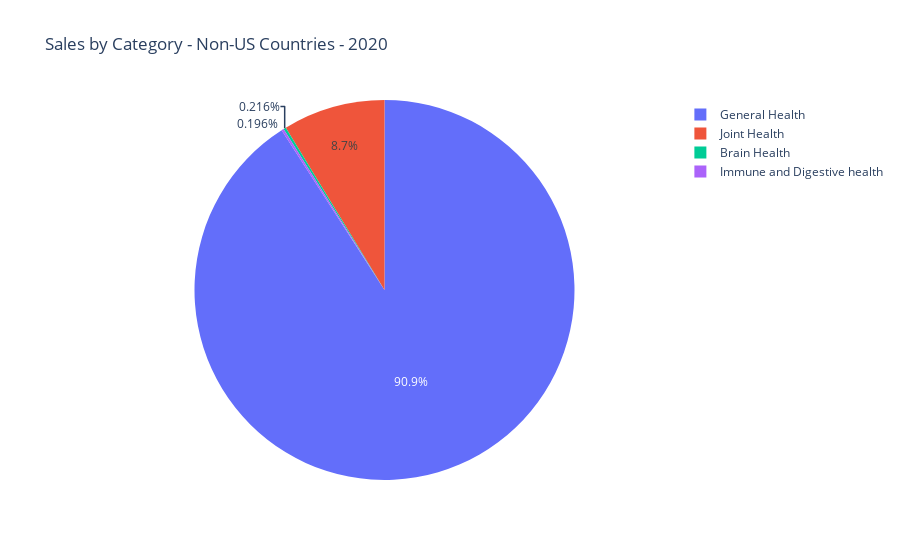

Notebook code for this chart:
### Code cell
# Plotly pie chart - net sales by "category" column value - 2020 Only
fig_2020 = px.pie(per_category_sales_2020, names ="category", values = "net_sales", title="Sales by Category - Non-US Countries - 2020",
        labels={"category" : 'Category', "net_sales" :'Sales in $'})


fig_2020.show()

### Figure 1 — Plotly figure (JSON) as saved in the notebook; plotly's stock layout.template omitted (floating-point values rounded to 4 significant figures)
{"data": [{"domain": {"x": [0, 1], "y": [0, 1]}, "hovertemplate": "Category=%{label}<br>Sales in $=%{value}<extra></extra>", "labels": ["Brain Health", "General Health", "Immune and Digestive health", "Joint Health"], "legendgroup": "", "name": "", "showlegend": true, "type": "pie", "values": [401.2, 168900.0, 363.6, 16160.0]}], "layout": {"legend": {"tracegroupgap": 0}, "title": {"text": "Sales by Category - Non-US Countries - 2020"}}}
